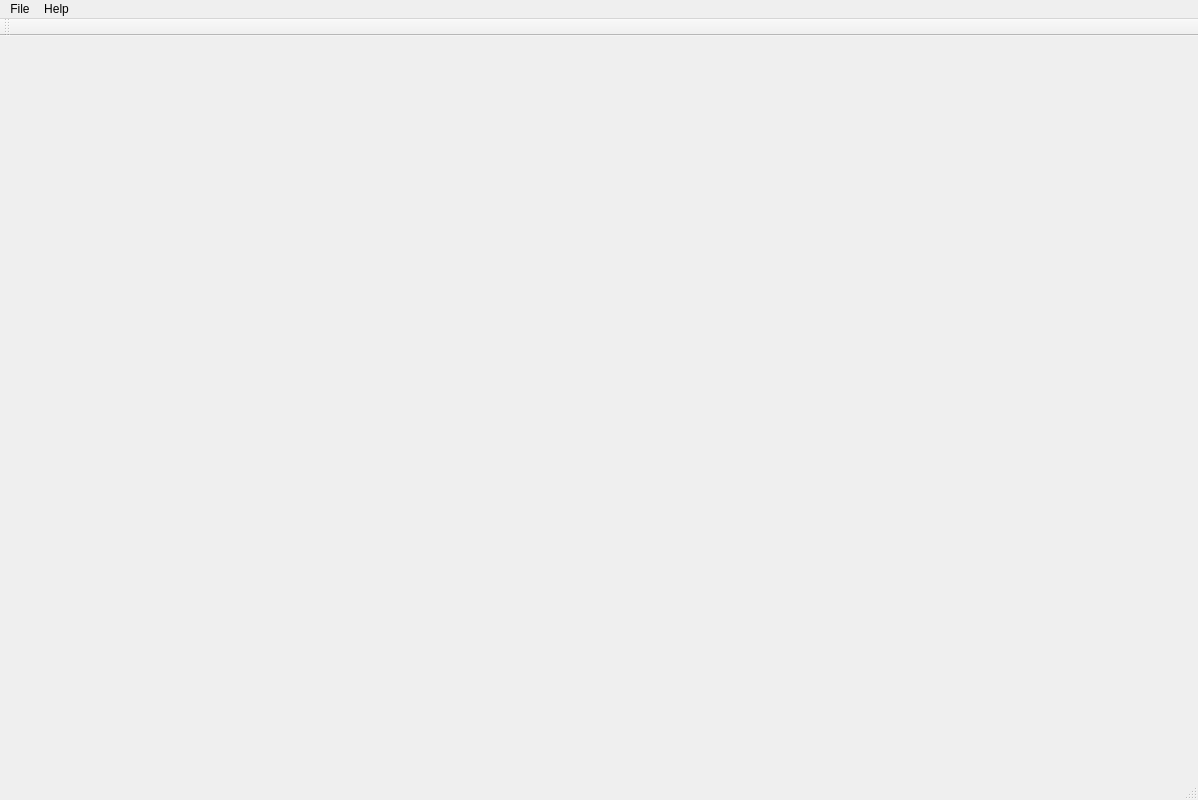
<?xml version="1.0" encoding="UTF-8"?>
<ui version="4.0">
 <class>MainWindow</class>
 <widget class="QMainWindow" name="MainWindow">
  <property name="geometry">
   <rect>
    <x>0</x>
    <y>0</y>
    <width>1198</width>
    <height>800</height>
   </rect>
  </property>
  <property name="windowTitle">
   <string>MainWindow</string>
  </property>
  <widget class="QWidget" name="centralwidget"/>
  <widget class="QMenuBar" name="menubar">
   <property name="geometry">
    <rect>
     <x>0</x>
     <y>0</y>
     <width>1198</width>
     <height>33</height>
    </rect>
   </property>
   <widget class="QMenu" name="menuFile">
    <property name="title">
     <string>File</string>
    </property>
    <addaction name="actionOpen"/>
    <addaction name="separator"/>
    <addaction name="actionExit"/>
   </widget>
   <widget class="QMenu" name="menuHelp">
    <property name="title">
     <string>Help</string>
    </property>
    <addaction name="actionWiki"/>
    <addaction name="separator"/>
    <addaction name="actionDonate"/>
    <addaction name="actionAbout"/>
   </widget>
   <addaction name="menuFile"/>
   <addaction name="menuHelp"/>
  </widget>
  <widget class="QToolBar" name="toolBar">
   <property name="windowTitle">
    <string>toolBar</string>
   </property>
   <attribute name="toolBarArea">
    <enum>TopToolBarArea</enum>
   </attribute>
   <attribute name="toolBarBreak">
    <bool>false</bool>
   </attribute>
  </widget>
  <widget class="QStatusBar" name="statusBar"/>
  <action name="actionExit">
   <property name="text">
    <string>Exit</string>
   </property>
  </action>
  <action name="actionAbout">
   <property name="icon">
    <iconset>
     <normalon>:/images/icon.ico</normalon>
    </iconset>
   </property>
   <property name="text">
    <string>About Atian Tools</string>
   </property>
  </action>
  <action name="actionHash">
   <property name="icon">
    <iconset theme="QIcon::ThemeIcon::InputKeyboard"/>
   </property>
   <property name="text">
    <string>Hash</string>
   </property>
  </action>
  <action name="actionT89Error">
   <property name="icon">
    <iconset theme="QIcon::ThemeIcon::DialogWarning"/>
   </property>
   <property name="text">
    <string>BO4/CW Runtime Errors</string>
   </property>
  </action>
  <action name="actionExecutable_Dumper">
   <property name="text">
    <string>Executable Dumper</string>
   </property>
  </action>
  <action name="actionDonate">
   <property name="icon">
    <iconset>
     <normalon>:/images/heart.svg</normalon>
    </iconset>
   </property>
   <property name="text">
    <string>Donate</string>
   </property>
  </action>
  <action name="actionWiki">
   <property name="text">
    <string>Atian Tools Wiki</string>
   </property>
  </action>
  <action name="actionDllInjector">
   <property name="text">
    <string>DLL Auto Injector</string>
   </property>
  </action>
  <action name="actionOpen">
   <property name="text">
    <string>Open...</string>
   </property>
  </action>
 </widget>
 <resources>
  <include location="resources/resources.qrc"/>
 </resources>
 <connections/>
</ui>
